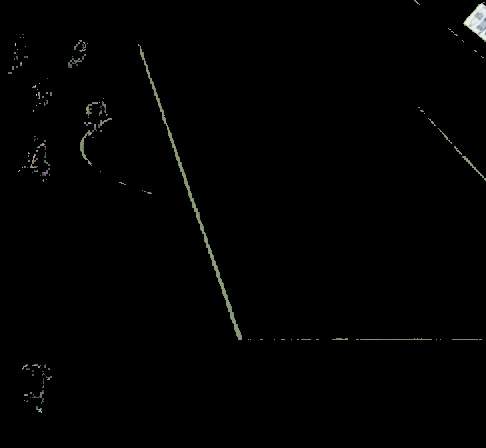
#> input picture images/Train/1.jpeg, 486 x 448 px; its folder holds only this picture in this run
$ python P2.py
#> lines starting #> are read from the running program, lines starting #| are printed output that depends on the picture
import cv2
import os
import numpy as np
from tqdm import tqdm
from sklearn.neural_network import MLPClassifier
import timeit
import pickle
#import msvcrt as m
Font=cv2.FONT_HERSHEY_PLAIN


#def wait():
#    m.getch()

f1=open("Models.txt","w")
f2=open("Models2.txt","w")

train="images/Train"
test="images/Test"

def label_img(img):
    a=int(img.split(".")[0])
    if a<184:
        a=str(img+" No Goal \n")
        f1.write(a)
        return 0
    else:
        a=str(img+" Goal \n")
        f1.write(a)
        return 1

def getNPData(img):
#> called with img = 'images/Train/1.jpeg'
    img=cv2.imread(img,cv2.IMREAD_GRAYSCALE)
#> img: shape (448, 486); min 0, max 248, mean 1.8
    img=cv2.resize(img,(50,50))
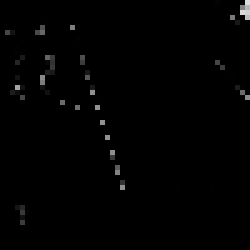
#> img: shape (50, 50) (shown 5 times larger); min 0, max 219, mean 2
    a=np.array(img);
    temp=[]
    for x in a:
        for y in x:
            temp.append(y)
#> this loop made 50 passes
#> after the loop, temp = 2500 values, max 219 at index 49, min 0 at index 0, mean 2.04
    return temp

def createTrainSet():
    training_setX=[]
    training_setY=[]
    for x in tqdm(os.listdir(train)):
        x2=os.path.join(train,x)
        y=label_img(x)
        X=getNPData(x2)
#> X has the same summary as temp in getNPData
        training_setX.append(X)
        training_setY.append(y)
#    np.save('train_data.npy', [training_setX,training_setY])
    return (training_setX,training_setY)

def GenerateTestResults(model):
    a=os.listdir(test)
    print(a)
    for x in tqdm(a):
        x2=os.path.join(test,x)
        pred=model.predict(getNPData(x2))
        if pred==0:
            a=str(x+" No Goal \n")
            f2.write(a)
            predn="NO GOAL"
        else:
            a=str(x+"Goal \n")
            f2.write(a)
            predn="GOAL"
        print(x2+" "+predn)
        img=cv2.imread(x2)
        cv2.putText(img,predn,(50,50), Font,1, (255,255,255),2, cv2.LINE_AA)
        cv2.imshow("Frame",img)
        cv2.waitKey(0)
#        wait()
#
# model=svm.SVC()
start = timeit.default_timer()
X,y=createTrainSet()
#> X = 1 item; y = [0]
stop = timeit.default_timer()
f1.write(str(stop-start))
print(str(stop-start))
# model.fit(X,y)
# GenerateTestResults(model)

clf = MLPClassifier(alpha=1e-5,activation="logistic",hidden_layer_sizes=(22500))
start = timeit.default_timer()
#> (the run stopped early here; a loop or call above may not have finished)

$ run again, on images/Train/109.jpeg
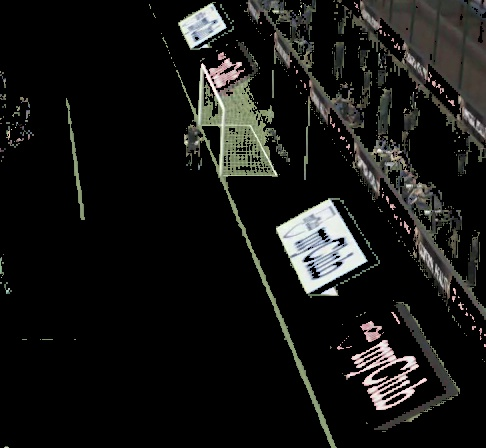
#> input picture images/Train/109.jpeg, 486 x 448 px
#> in getNPData, `img=cv2.imread(img,cv2.IMREAD_GRAYSCALE)`:
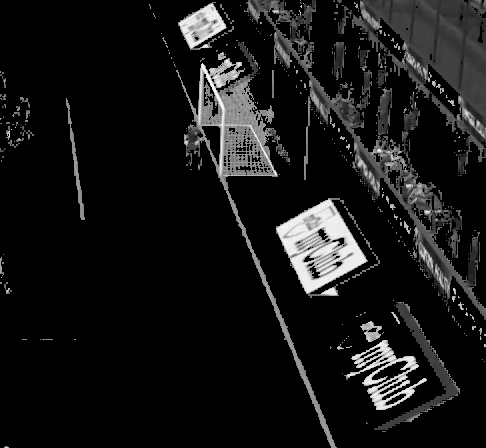
#> img: shape (448, 486); min 0, max 255, mean 22.7
#> in getNPData, `img=cv2.resize(img,(50,50))`:
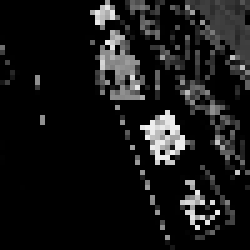
#> img: shape (50, 50) (shown 5 times larger); min 0, max 242, mean 22.9
#> the loop in getNPData, `for x in a:` made 50 passes
#> after the loop in getNPData, `for x in a:`: temp = 2500 values, max 242 at index 1534, min 0 at index 0, mean 22.92
#> in createTrainSet, `X=getNPData(x2)`: X has the same summary as temp in getNPData
#> `X,y=createTrainSet()`: X = 1 item; y = [0]

$ run again, on images/Train/11.jpeg
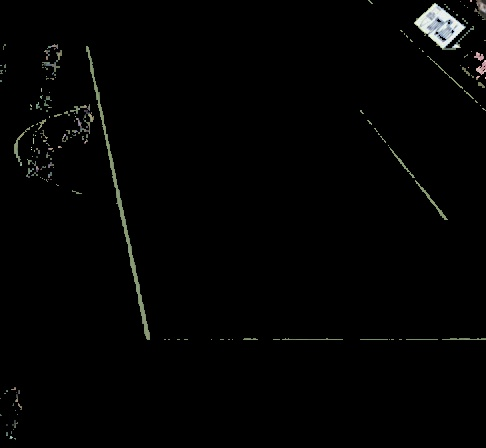
#> input picture images/Train/11.jpeg, 486 x 448 px
#> in getNPData, `img=cv2.resize(img,(50,50))`:
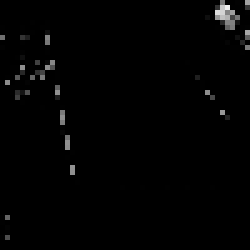
#> img: shape (50, 50) (shown 5 times larger); min 0, max 238, mean 2.9
#> the loop in getNPData, `for x in a:` made 50 passes
#> after the loop in getNPData, `for x in a:`: temp = 2500 values, max 238 at index 95, min 0 at index 0, mean 2.87
#> in createTrainSet, `X=getNPData(x2)`: X has the same summary as temp in getNPData
#> `X,y=createTrainSet()`: X = 1 item; y = [0]

$ run again, on images/Train/112.jpeg
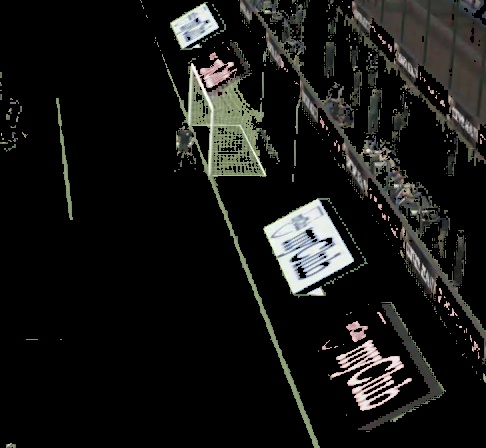
#> input picture images/Train/112.jpeg, 486 x 448 px
#> in getNPData, `img=cv2.imread(img,cv2.IMREAD_GRAYSCALE)`:
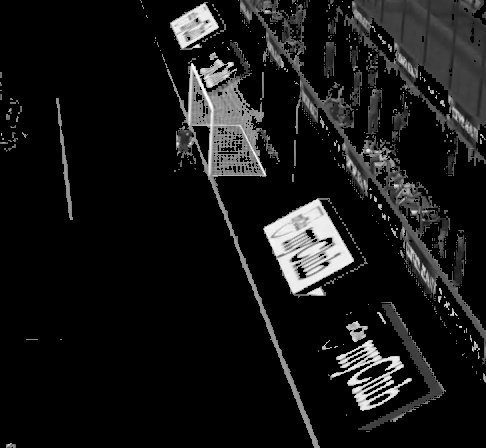
#> img: shape (448, 486); min 0, max 255, mean 23.1
#> in getNPData, `img=cv2.resize(img,(50,50))`:
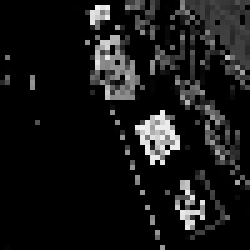
#> img: shape (50, 50) (shown 5 times larger); min 0, max 245, mean 22.9
#> the loop in getNPData, `for x in a:` made 50 passes
#> after the loop in getNPData, `for x in a:`: temp = 2500 values, max 245 at index 69, min 0 at index 0, mean 22.9
#> in createTrainSet, `X=getNPData(x2)`: X has the same summary as temp in getNPData
#> `X,y=createTrainSet()`: X = 1 item; y = [0]

$ run again, on images/Train/103.jpeg
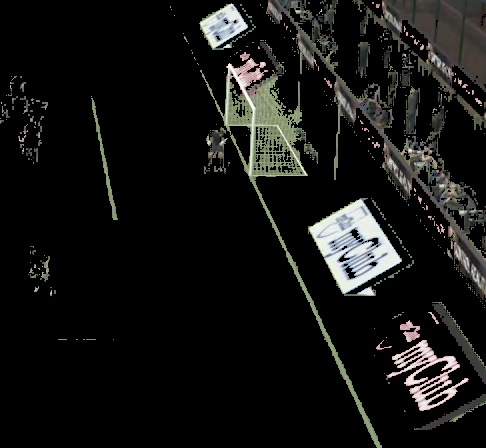
#> input picture images/Train/103.jpeg, 486 x 448 px
#> in getNPData, `img=cv2.imread(img,cv2.IMREAD_GRAYSCALE)`:
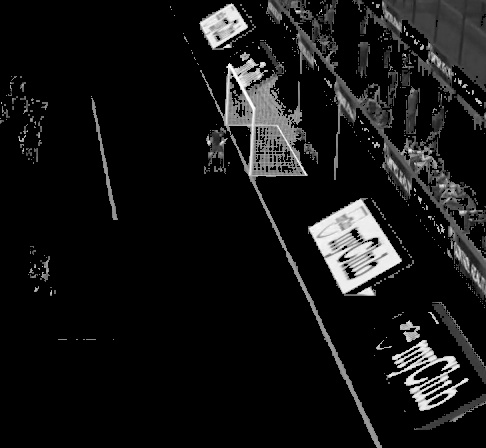
#> img: shape (448, 486); min 0, max 255, mean 21.2
#> in getNPData, `img=cv2.resize(img,(50,50))`:
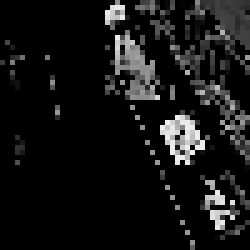
#> img: shape (50, 50) (shown 5 times larger); min 0, max 239, mean 21.2
#> the loop in getNPData, `for x in a:` made 50 passes
#> after the loop in getNPData, `for x in a:`: temp = 2500 values, max 239 at index 1233, min 0 at index 0, mean 21.19
#> in createTrainSet, `X=getNPData(x2)`: X has the same summary as temp in getNPData
#> `X,y=createTrainSet()`: X = 1 item; y = [0]
